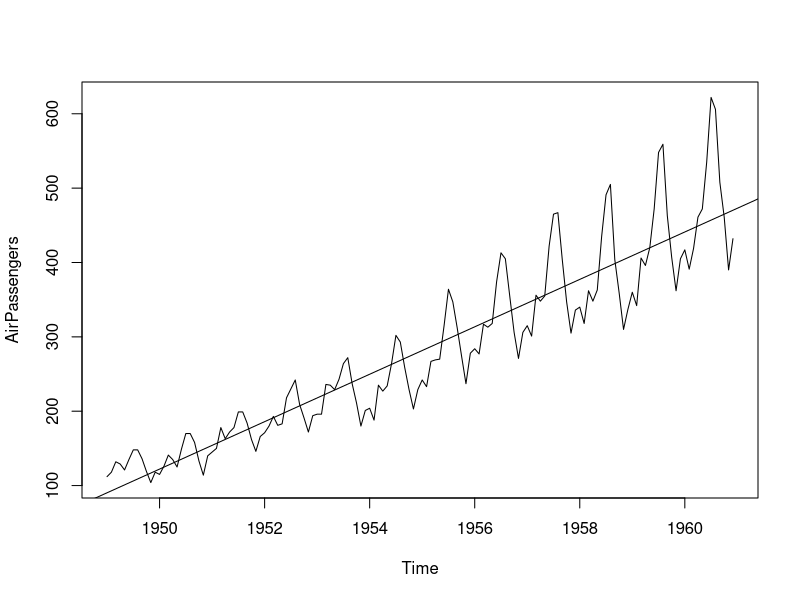
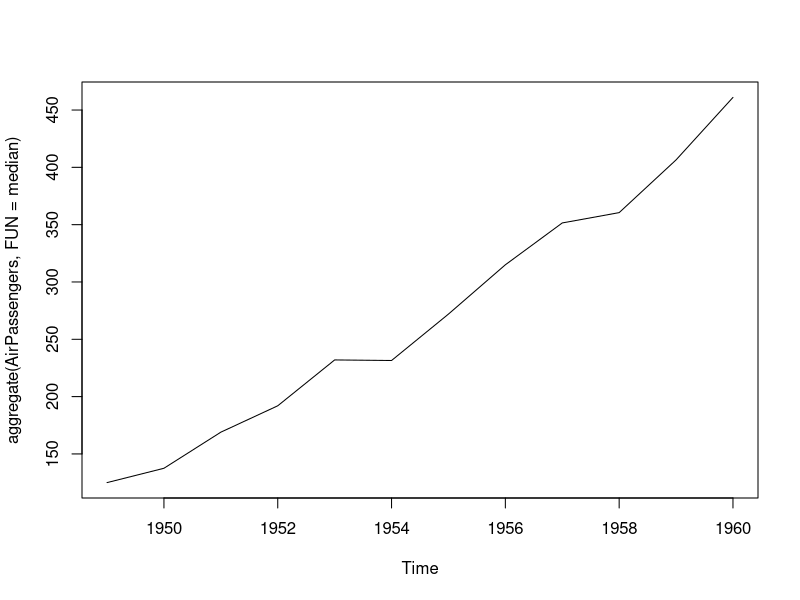
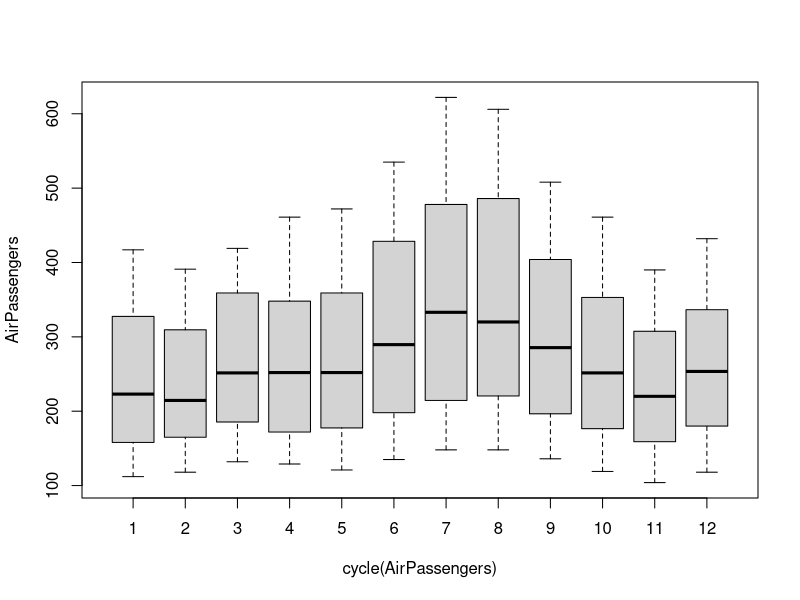

Here is the R script that generated these plots, in order:
data("AirPassengers")
class(AirPassengers)
## This tells you that the data series is in a time series format

start(AirPassengers)
#This is the start of the time series

end(AirPassengers)
#This is the end of the time series

frequency(AirPassengers)
#The cycle of this time series is 12months in a year

View(AirPassengers)

summary(AirPassengers)

## Detailed Metrics

#The number of passengers are distributed across the spectrum

plot(AirPassengers)

## This will give the time series plot

abline(reg=lm(AirPassengers~time(AirPassengers)))

time(AirPassengers)

str(AirPassengers)

cycle(AirPassengers)

plot(aggregate(AirPassengers,FUN=median))

boxplot(AirPassengers~cycle(AirPassengers))

#Box plot across months will give us a sense on seasonal effect


